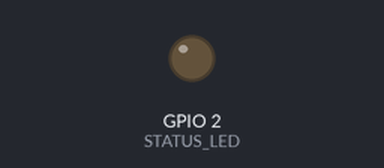
Bench run of a sketch on a simulated ESP32. Parts: output pins drawn as LEDs (lit = HIGH). WiFi joins after 1.5 s; servers stay silent unless stated; uploads are accepted with an empty reply; pins used as bus, display or sensor lines are not drawn; what the sketch prints to the serial monitor is not drawn.

Above: at 3.8 s.
At 9.0 s:
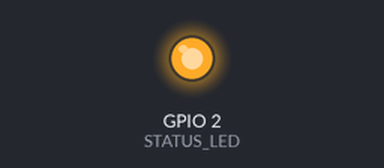
Timing chart, 0 to 9.3 s (numbered marks = the images above):
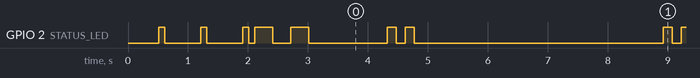

Measured:
- by itself, GPIO 2 (STATUS_LED): HIGH → LOW at 0.61 s, → HIGH 0.60 s later, → LOW 0.10 s later, → HIGH 0.60 s later, … (121 changes in this stretch)
- by itself, everything shown: repeats every 4.6 s, in 4 steps

The sketch:

smartbearing-edge-node.ino
```cpp
/*
 * SmartBearing Edge Node — ESP32 + ADXL345 / MPU6050
 * ===================================================
 * Samples 2048 raw vibration points from a MEMS accelerometer, AC-couples
 * them (removes the DC/gravity offset), and POSTs them to the SmartBearing
 * ingestion endpoint:
 *
 *     POST {server}/api/sensors/reading
 *
 * The server runs the ML fault model, computes the real FFT, saves the
 * reading, raises alerts, and pushes it live to the dashboard over Socket.io
 * — exactly as if it came from the built-in simulator.
 *
 * Wiring
 * ------
 *   ADXL345 (SPI — up to 3200 Hz, recommended):
 *     VCC -> 3V3, GND -> GND, CS -> GPIO5, MOSI(SDA) -> GPIO23,
 *     MISO(SDO) -> GPIO19, SCK -> GPIO18
 *   ADXL345 (I2C — up to ~800 Hz):
 *     VCC -> 3V3, GND -> GND, SDA -> GPIO21, SCL -> GPIO22
 *   MPU6050 (I2C — up to 1000 Hz):
 *     VCC -> 3V3, GND -> GND, SDA -> GPIO21, SCL -> GPIO22, AD0 -> GND
 *
 * Flashing: Arduino IDE -> Board "ESP32 Dev Module" -> Upload. Requires the
 * ESP32 Arduino core (no extra libraries — register-level access used).
 */

#include <WiFi.h>
#include <WiFiClientSecure.h>
#include <Wire.h>
#include <SPI.h>

/* ============================ CONFIG ============================ */

// WiFi
const char *WIFI_SSID = "YOUR_WIFI_SSID";
const char *WIFI_PASS = "YOUR_WIFI_PASSWORD";

// Server. For the Cloudflare tunnel the host is the *.trycloudflare.com URL
// and the port is 443 (HTTPS). For a LAN/plain-HTTP server use port 80 and
// set USE_HTTPS to false.
const char *SERVER_HOST = "parallel-avon-solved-pen.trycloudflare.com";
const uint16_t SERVER_PORT = 443;
const bool USE_HTTPS = true;
const char *API_PATH = "/api/sensors/reading";

// Device key — must match EDGE_DEVICE_KEY on the server. Leave empty if the
// server runs with EDGE_DEVICE_KEY unset (dev mode, open endpoint).
const char *DEVICE_KEY = "";

// Identity — use a seeded machine id (M001..M006) so the reading lands on an
// existing machine on the dashboard.
const char *MACHINE_ID = "M001";
const char *SPINDLE_ID = "SN001";

// Sampling — keep BUFFER_SIZE at 2048 (the ML model expects exactly 2048).
const uint16_t BUFFER_SIZE = 2048;
const uint32_t SAMPLE_RATE_HZ = 3200; // ADXL345 SPI max; use 800 (I2C) / 1000 (MPU6050)
const uint32_t BATCH_INTERVAL_MS = 3000; // gap between two uploads

// Optional metadata the node can report (tune per installation)
const float NOMINAL_RPM = 12000.0;
const float TEMP_C_FALLBACK = 40.0; // used for ADXL345 (no onboard temp sensor)

// Sensor selection — uncomment exactly ONE
#define SENSOR_ADXL345_SPI
// #define SENSOR_ADXL345_I2C
// #define SENSOR_MPU6050_I2C

// Status LED (built-in on most ESP32 dev boards)
#define STATUS_LED 2

/* ================================================================ */

// ADXL345 I2C address (SDO low). SPI uses CS pin below.
#define ADXL345_I2C_ADDR 0x53
#define ADXL345_CS_PIN 5

// MPU6050 I2C address (AD0 low)
#define MPU6050_I2C_ADDR 0x68

#ifdef SENSOR_ADXL345_SPI
SPIClass *vspi = nullptr;
#endif

void setup() {
  Serial.begin(115200);
  pinMode(STATUS_LED, OUTPUT);

  Serial.println("\n[SmartBearing Edge Node] booting...");
  initSensor();
  connectWiFi();
  blinkLed(2, 300);
  Serial.printf("[cfg] machine=%s spindle=%s rate=%uHz buffer=%u\n",
                MACHINE_ID, SPINDLE_ID, (unsigned)SAMPLE_RATE_HZ, BUFFER_SIZE);
}

void loop() {
  static float buffer[BUFFER_SIZE];
  static float acBuffer[BUFFER_SIZE];

  // 1. Capture a full window of raw samples
  uint32_t t0 = micros();
  captureWindow(buffer);
  uint32_t captureUs = micros() - t0;

  // 2. AC-couple (remove DC/gravity offset) — matches server-side processing
  float mean = 0;
  for (uint16_t i = 0; i < BUFFER_SIZE; i++) mean += buffer[i];
  mean /= BUFFER_SIZE;
  for (uint16_t i = 0; i < BUFFER_SIZE; i++) acBuffer[i] = buffer[i] - mean;

  // 3. Local RMS for serial diagnostics
  float sumSq = 0;
  for (uint16_t i = 0; i < BUFFER_SIZE; i++) sumSq += acBuffer[i] * acBuffer[i];
  float rms = sqrt(sumSq / BUFFER_SIZE);

  Serial.printf("[sample] %u pts in %.0f us (%.0f Hz) | AC RMS %.3f g\n",
                BUFFER_SIZE, (float)captureUs, 1e6f / captureUs, rms);

  // 4. Upload
  bool ok = uploadReading(acBuffer, rms);
  blinkLed(ok ? 2 : 6, ok ? 150 : 90);
  if (!ok) {
    // Backoff on failure; reconnect WiFi if we lost it
    Serial.println("[warn] upload failed — retrying in 10s");
    delay(10000);
    if (WiFi.status() != WL_CONNECTED) connectWiFi();
  } else {
    delay(BATCH_INTERVAL_MS);
  }
}

/* ---------------- Sensor init / read ---------------- */

void initSensor() {
#ifdef SENSOR_ADXL345_SPI
  vspi = new SPIClass(VSPI);
  vspi->begin();
  pinMode(ADXL345_CS_PIN, OUTPUT);
  digitalWrite(ADXL345_CS_PIN, HIGH);
  delay(10);

  // DATA_FORMAT: full-res, +/-16g -> 0x0B
  adxlWriteReg(0x31, 0x0B);
  // BW_RATE: 3200 Hz -> 0x0F
  uint8_t bw = (SAMPLE_RATE_HZ >= 1600) ? 0x0F : 0x0D;
  adxlWriteReg(0x2C, bw);
  // POWER_CTL: measurement mode
  adxlWriteReg(0x2D, 0x08);
  Serial.println("[sensor] ADXL345 via SPI (+/-16g, full-res)");
#elif defined(SENSOR_ADXL345_I2C)
  Wire.begin();
  Wire.beginTransmission(ADXL345_I2C_ADDR);
  if (Wire.endTransmission() != 0) {
    Serial.println("[fatal] ADXL345 not found on I2C");
  }
  Wire.beginTransmission(ADXL345_I2C_ADDR);
  Wire.write(0x31);
  Wire.write(0x0B); // full-res +/-16g
  Wire.endTransmission();
  Wire.beginTransmission(ADXL345_I2C_ADDR);
  Wire.write(0x2C);
  Wire.write(0x0D); // 800 Hz (I2C-safe)
  Wire.endTransmission();
  // I2C is capped at 800 Hz regardless of SAMPLE_RATE_HZ — keep the two in sync
  // so captureWindow doesn't oversample and produce duplicated samples.
  if (SAMPLE_RATE_HZ > 800) {
    Serial.println("[warn] I2C caps at 800 Hz — override SAMPLE_RATE_HZ to 800");
  }
  Wire.beginTransmission(ADXL345_I2C_ADDR);
  Wire.write(0x2D);
  Wire.write(0x08); // measure
  Wire.endTransmission();
  Serial.println("[sensor] ADXL345 via I2C (+/-16g, 800 Hz)");
#elif defined(SENSOR_MPU6050_I2C)
  Wire.begin();
  Wire.beginTransmission(MPU6050_I2C_ADDR);
  Wire.write(0x6B); // PWR_MGMT_1
  Wire.write(0x00); // wake
  Wire.endTransmission();
  Wire.beginTransmission(MPU6050_I2C_ADDR);
  Wire.write(0x1C); // ACCEL_CONFIG
  Wire.write(0x18); // +/-16g
  Wire.endTransmission();
  Serial.println("[sensor] MPU6050 via I2C (+/-16g)");
#endif
}

#ifdef SENSOR_ADXL345_SPI
void adxlWriteReg(uint8_t reg, uint8_t val) {
  digitalWrite(ADXL345_CS_PIN, LOW);
  vspi->transfer(reg);
  vspi->transfer(val);
  digitalWrite(ADXL345_CS_PIN, HIGH);
}

void adxlReadXYZ(int16_t *x, int16_t *y, int16_t *z) {
  digitalWrite(ADXL345_CS_PIN, LOW);
  vspi->transfer(0x32 | 0x80);
  uint8_t xl = vspi->transfer(0x00), xh = vspi->transfer(0x00);
  uint8_t yl = vspi->transfer(0x00), yh = vspi->transfer(0x00);
  uint8_t zl = vspi->transfer(0x00), zh = vspi->transfer(0x00);
  digitalWrite(ADXL345_CS_PIN, HIGH);
  *x = (int16_t)((xh << 8) | xl);
  *y = (int16_t)((yh << 8) | yl);
  *z = (int16_t)((zh << 8) | zl);
}
#endif

// Returns Z-axis acceleration in g
float readAccelG() {
#ifdef SENSOR_ADXL345_SPI
  int16_t x, y, z;
  adxlReadXYZ(&x, &y, &z);
  return z * 0.0039f; // full-res +/-16g -> 3.9 mg/LSB
#elif defined(SENSOR_ADXL345_I2C)
  Wire.beginTransmission(ADXL345_I2C_ADDR);
  Wire.write(0x32);
  Wire.endTransmission(false);
  Wire.requestFrom(ADXL345_I2C_ADDR, (uint8_t)6);
  // Register pointer auto-increments: X_L, X_H, Y_L, Y_H, Z_L, Z_H
  int16_t xl = Wire.read(), xh = Wire.read();
  int16_t yl = Wire.read(), yh = Wire.read();
  int16_t zl = Wire.read(), zh = Wire.read();
  (void)xl; (void)xh; (void)yl; (void)yh;
  return (int16_t)((zh << 8) | zl) * 0.0039f;
#elif defined(SENSOR_MPU6050_I2C)
  Wire.beginTransmission(MPU6050_I2C_ADDR);
  Wire.write(0x3B);
  Wire.endTransmission(false);
  Wire.requestFrom(MPU6050_I2C_ADDR, (uint8_t)6);
  Wire.read(); Wire.read(); // x unused
  Wire.read(); Wire.read(); // y unused
  int16_t z = (int16_t)((Wire.read() << 8) | Wire.read());
  return z / 2048.0f; // +/-16g -> 2048 LSB/g
#endif
}

float readTempC() {
#ifdef SENSOR_MPU6050_I2C
  Wire.beginTransmission(MPU6050_I2C_ADDR);
  Wire.write(0x41);
  Wire.endTransmission(false);
  Wire.requestFrom(MPU6050_I2C_ADDR, (uint8_t)2);
  int16_t raw = (int16_t)((Wire.read() << 8) | Wire.read());
  return raw / 340.0f + 36.53f;
#else
  return TEMP_C_FALLBACK;
#endif
}

// Sample BUFFER_SIZE points at ~SAMPLE_RATE_HZ
void captureWindow(float *out) {
  uint32_t periodUs = 1000000UL / SAMPLE_RATE_HZ;
  for (uint16_t i = 0; i < BUFFER_SIZE; i++) {
    uint32_t next = micros() + periodUs;
    out[i] = readAccelG();
    while ((int32_t)(micros() - next) < 0) { yield(); }
  }
}

/* ---------------- WiFi ---------------- */

void connectWiFi() {
  Serial.printf("[wifi] connecting to %s...\n", WIFI_SSID);
  WiFi.mode(WIFI_STA);
  WiFi.begin(WIFI_SSID, WIFI_PASS);
  uint8_t tries = 0;
  while (WiFi.status() != WL_CONNECTED && tries++ < 40) {
    delay(500);
    blinkLed(1, 100);
  }
  if (WiFi.status() == WL_CONNECTED) {
    Serial.printf("[wifi] connected — IP %s\n", WiFi.localIP().toString().c_str());
  } else {
    Serial.println("[wifi] FAILED to connect");
  }
}

/* ---------------- Upload ---------------- */

bool uploadReading(float *acSignal, float rms) {
  if (WiFi.status() != WL_CONNECTED) return false;

  // Pre-allocate memory for the JSON string to prevent heap fragmentation
  // 2048 floats * ~7 chars each + headers ≈ 15000 bytes
  String body;
  body.reserve(16000);

  body = String("{\"machineId\":\"") + MACHINE_ID +
         "\",\"spindleId\":\"" + SPINDLE_ID +
         "\",\"sampleRateHz\":" + String(SAMPLE_RATE_HZ) +
         ",\"rpm\":" + String(NOMINAL_RPM, 0) +
         ",\"temperature\":" + String(readTempC(), 1) +
         ",\"signal\":[";
  char num[16];
  for (uint16_t i = 0; i < BUFFER_SIZE; i++) {
    dtostrf(acSignal[i], 1, 4, num);
    body += num;
    if (i < BUFFER_SIZE - 1) body += ",";
  }
  body += "]}";

  bool ok = false;
  if (USE_HTTPS) {
    WiFiClientSecure client;
    client.setInsecure(); // demo tunnel — pin the CA cert for production
    ok = httpPost(client, body);
  } else {
    WiFiClient client;
    ok = httpPost(client, body);
  }
  return ok;
}

template <typename T>
bool httpPost(T &client, const String &body) {
  if (!client.connect(SERVER_HOST, SERVER_PORT)) {
    Serial.println("[http] connect failed");
    return false;
  }

  client.print(String("POST ") + API_PATH + " HTTP/1.1\r\n");
  client.print(String("Host: ") + SERVER_HOST + "\r\n");
  client.print("Content-Type: application/json\r\n");
  client.print(String("Content-Length: ") + body.length() + "\r\n");
  if (strlen(DEVICE_KEY) > 0) {
    client.print(String("x-device-key: ") + DEVICE_KEY + "\r\n");
  }
  client.print("Connection: close\r\n\r\n");
  client.print(body);

  // Read status line
  String statusLine = client.readStringUntil('\n');
  Serial.printf("[http] %s", statusLine.c_str());
  bool ok = statusLine.indexOf(" 200 ") > 0 || statusLine.indexOf(" 201 ") > 0;
  // Drain the rest
  while (client.available()) client.read();
  client.stop();
  return ok;
}

/* ---------------- LED helper ---------------- */

void blinkLed(uint8_t times, uint16_t ms) {
  for (uint8_t i = 0; i < times; i++) {
    digitalWrite(STATUS_LED, HIGH);
    delay(ms);
    digitalWrite(STATUS_LED, LOW);
    delay(ms);
  }
}
```
